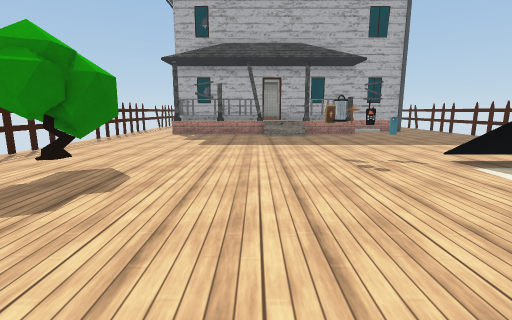
view 1 (above)

22 first-person views from a walk through a Unity game level. The camera is 1.2 m above the floor, tilts 10° down and sees 85° across. Doors are open. The floor is counted in squares, 1 m on a side. Each view is taken from the middle of a square. On the plan, view 1 faces up. The plan holds only what a view shows up to about 13 squares ahead; the rest is blank. The place goes on beyond the plan. The player character is not drawn. Some surface patterns are stand-ins.

view 2
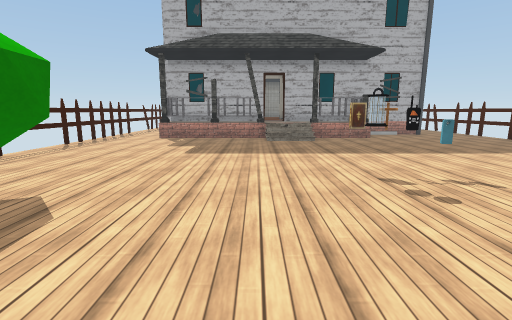

view 3
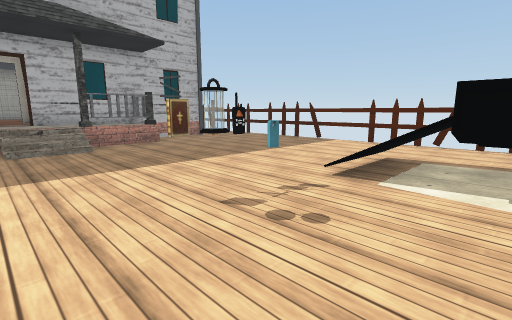

view 4
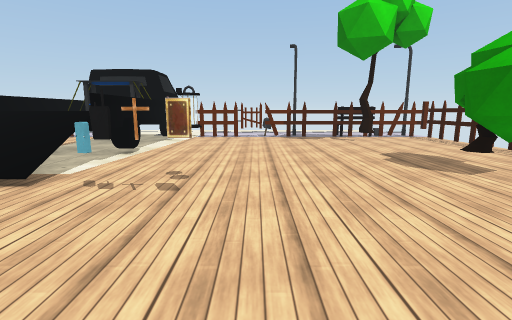

view 5
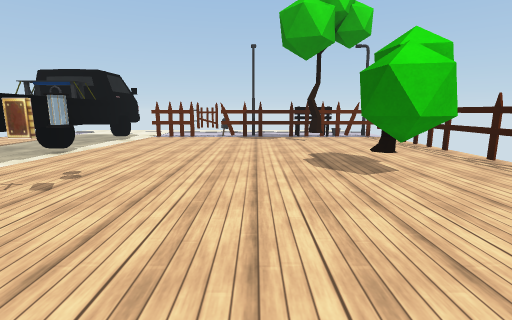

view 6
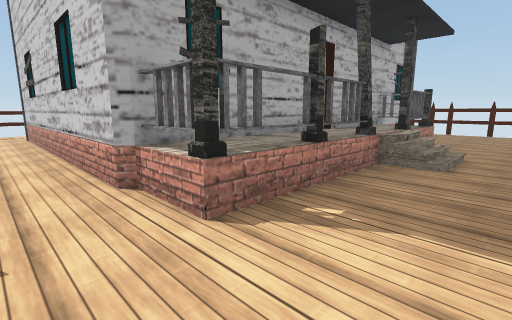

view 7
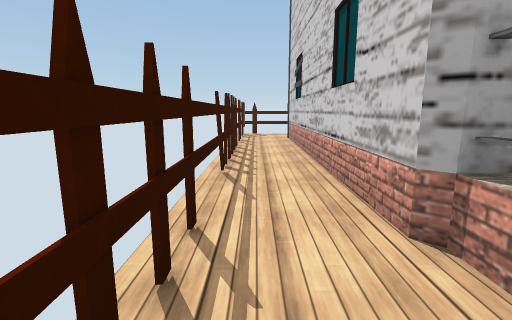

view 8
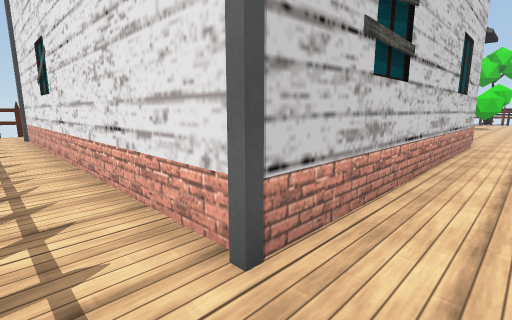

view 9
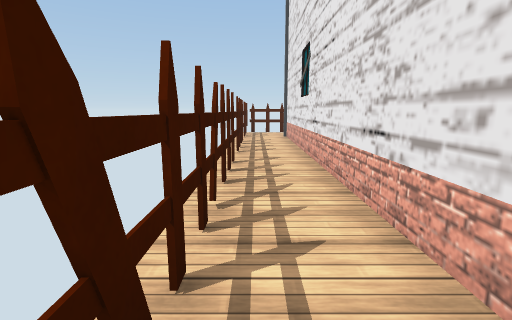

view 10
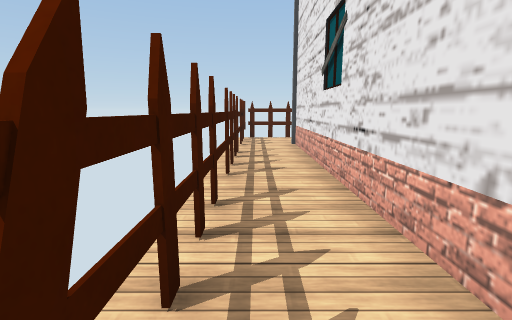

view 11
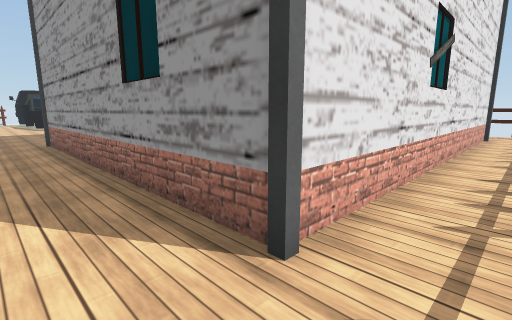

view 12
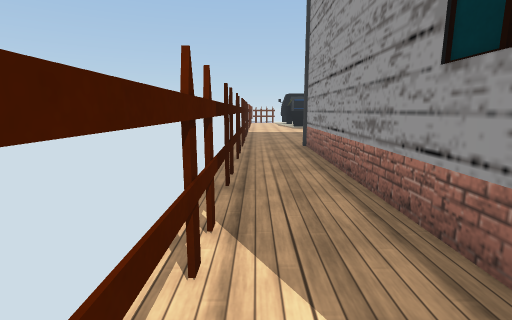

view 13
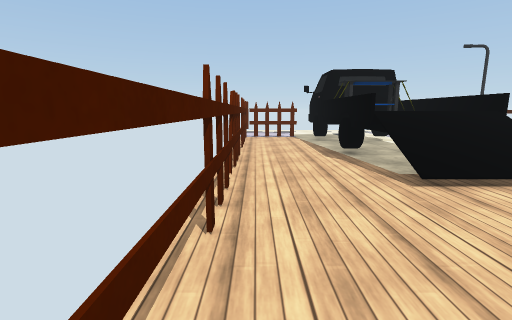

view 14
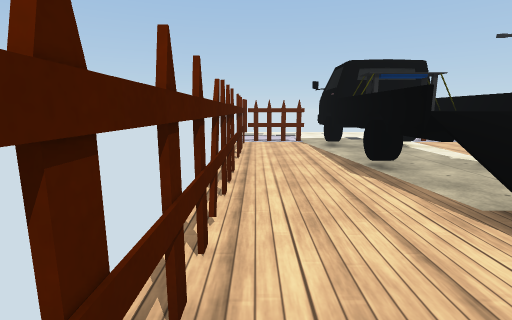

view 15
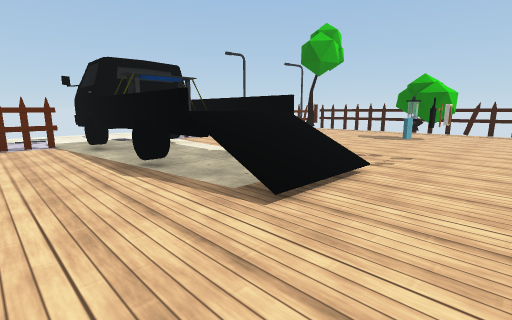

view 16
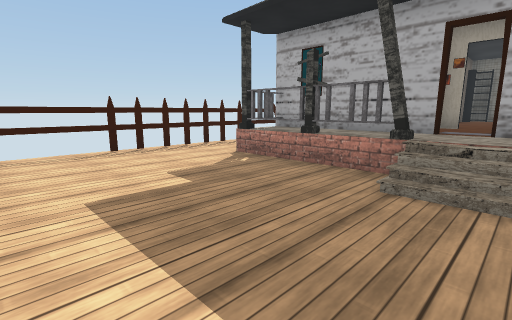

view 17
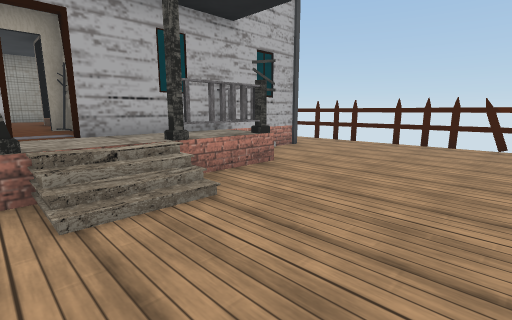

view 18
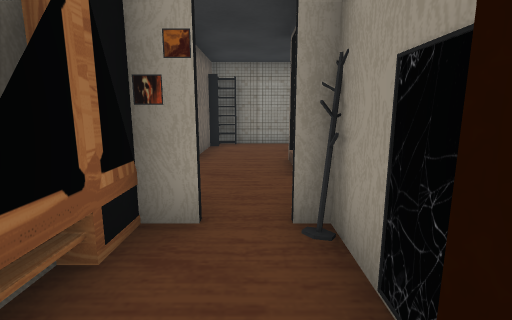

view 19
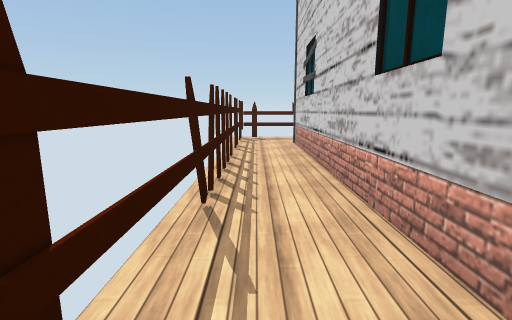

view 20
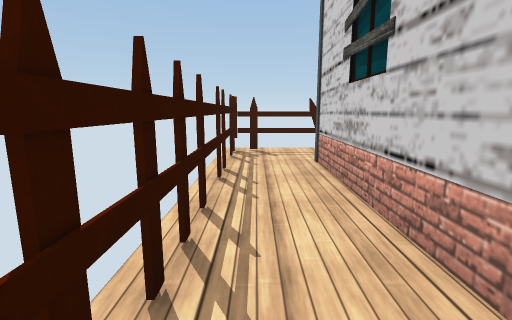

view 21
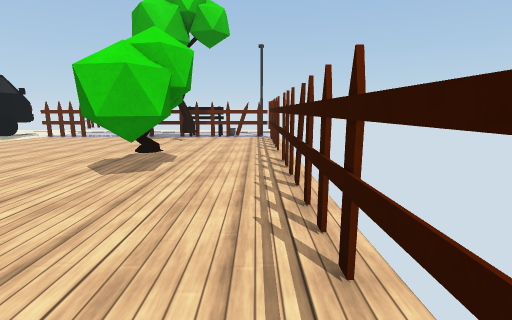

view 22
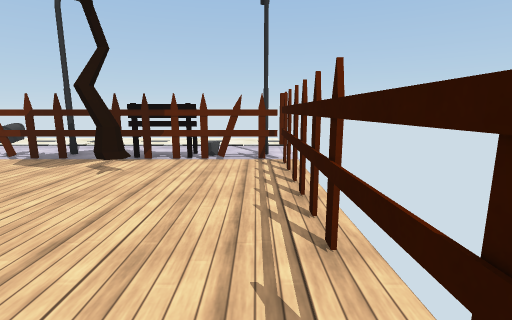

### Floor plan
Key: @ floor where view 1 was taken; # wall or solid block; x gap in a wall; . main floor; : floor 0.75 m higher than the main floor; + floor 1.25 m higher than the main floor; / step, stairs or slope; = window, fence, low wall or low ledge; ^ raised ledge; L lamp; T thing the floor can be seen under or through; O other object.
Columns run from 7 left of view 1 to 11 right of it. Each row starts with its distance up from view 1.
 29 ##=####===####=####
 28 #.................#
 27 #.................#
 26 #..#############..#
 25 #..#  #=:#     #..#
 24 #..#  #=:#     #..#
 23 #..#  #=:#     #..#
 22 #..#   =:#     #..#
 21 #..#   =:#     #..#
 20 #..#    :#     #..#
 19 #..#   #:#     #..#
 18 #..#  ##:#     #..#
 17 #..## ##:#     #..#
 16 #..=####:#######..#
 15 #..=#==#::=##.....#
 14 #.......//........#
 13 #.......//........#
 12 #.................#
 11 #.................#
 10 #.................#
  9 #.................#
  8 #.................#
  7 #.......LOO.///...#
  6 #..TT.......///...#
  5 #..TT.......///...#
  4 #...........+++...#
  3 #...........+ +...#
  2 #...........   ...#
  1 #...........#^#...#
  0 #...#..@....###...#
 -1 #...........# #...#
 -2 ###^^######.###x###
 -3  #.^..#==    .....

Where each view was taken, in squares from view 1:
view 1: 0 up, 0 right, facing up
view 2: 2 up, 0 right, facing up
view 3: 4 up, 0 right, facing up-right
view 4: 11 up, 1 right, facing down
view 5: 11 up, 1 left, facing down
view 6: 12 up, 6 left, facing up-right
view 7: 14 up, 6 left, facing up
view 8: 28 up, 6 left, facing down-right
view 9: 28 up, 5 left, facing right
view 10: 28 up, 2 left, facing right
view 11: 28 up, 10 right, facing down-left
view 12: 26 up, 10 right, facing down
view 13: 11 up, 10 right, facing down
view 14: 9 up, 10 right, facing down
view 15: 9 up, 10 right, facing down-left
view 16: 9 up, 2 right, facing up-left
view 17: 10 up, 0 right, facing up-right
view 18: 16 up, 1 right, facing up
view 19: 16 up, 6 left, facing up
view 20: 20 up, 6 left, facing up
view 21: 11 up, 6 left, facing down
view 22: 5 up, 6 left, facing down
